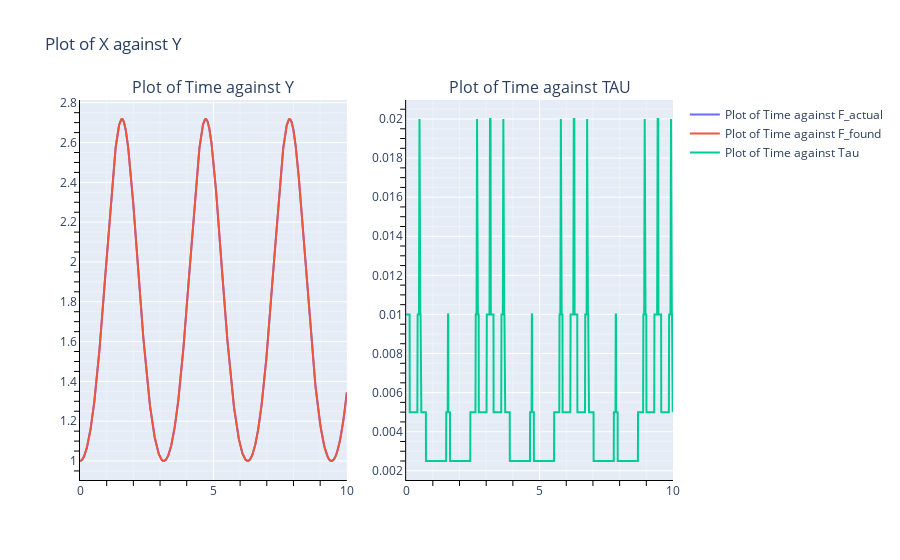

The code cell stored with this chart in its notebook:
### Markdown cell above
<H2> Метод Рунге-Кутты 2 порядка (с меняющимся шагом)

### Code cell
method_name = "_ode_RK2_vary_step_output"

df = pd.read_csv(fout_dir + file_name_2 + method_name + ".csv")


def u_func(t):
    return np.exp(np.sin(t) * np.sin(t))

t = df["time"]
y = df["u0"]
tau = df["tau"]
u = u_func(t)

draw_plots_plotly(t, y, u, tau)

### Figure 1 — Plotly figure (JSON) as saved in the notebook; plotly's stock layout.template omitted (floating-point values rounded to 4 significant figures; data arrays with more than 128 entries replaced by an {"elided": "..."} marker saying what was removed)
{"data": [{"mode": "lines", "name": "Plot of Time against F_actual", "type": "scatter", "x": {"elided": "2716 float values"}, "xaxis": "x", "y": {"elided": "2716 float values"}, "yaxis": "y"}, {"mode": "lines", "name": "Plot of Time against F_found", "type": "scatter", "x": {"elided": "2716 float values"}, "xaxis": "x", "y": {"elided": "2716 float values"}, "yaxis": "y"}, {"mode": "lines", "name": "Plot of Time against Tau", "type": "scatter", "x": {"elided": "2716 float values"}, "xaxis": "x2", "y": {"elided": "2716 float values"}, "yaxis": "y2"}], "layout": {"annotations": [{"font": {"size": 16}, "showarrow": false, "text": "Plot of Time against Y", "x": 0.225, "xanchor": "center", "xref": "paper", "y": 1, "yanchor": "bottom", "yref": "paper"}, {"font": {"size": 16}, "showarrow": false, "text": "Plot of Time against TAU", "x": 0.775, "xanchor": "center", "xref": "paper", "y": 1, "yanchor": "bottom", "yref": "paper"}], "showlegend": true, "title": {"text": "Plot of X against Y"}, "xaxis": {"anchor": "y", "domain": [0, 0.45], "linecolor": "black", "linewidth": 1, "minor": {"showgrid": true, "tickcolor": "black", "ticklen": 5}, "showline": true}, "xaxis2": {"anchor": "y2", "domain": [0.55, 1], "linecolor": "black", "linewidth": 1, "minor": {"showgrid": true, "tickcolor": "black", "ticklen": 5}, "showline": true}, "yaxis": {"anchor": "x", "domain": [0, 1], "linecolor": "black", "linewidth": 1, "minor": {"showgrid": true, "tickcolor": "black", "ticklen": 5}, "showline": true}, "yaxis2": {"anchor": "x2", "domain": [0, 1], "linecolor": "black", "linewidth": 1, "minor": {"showgrid": true, "tickcolor": "black", "ticklen": 5}, "showline": true}}}
